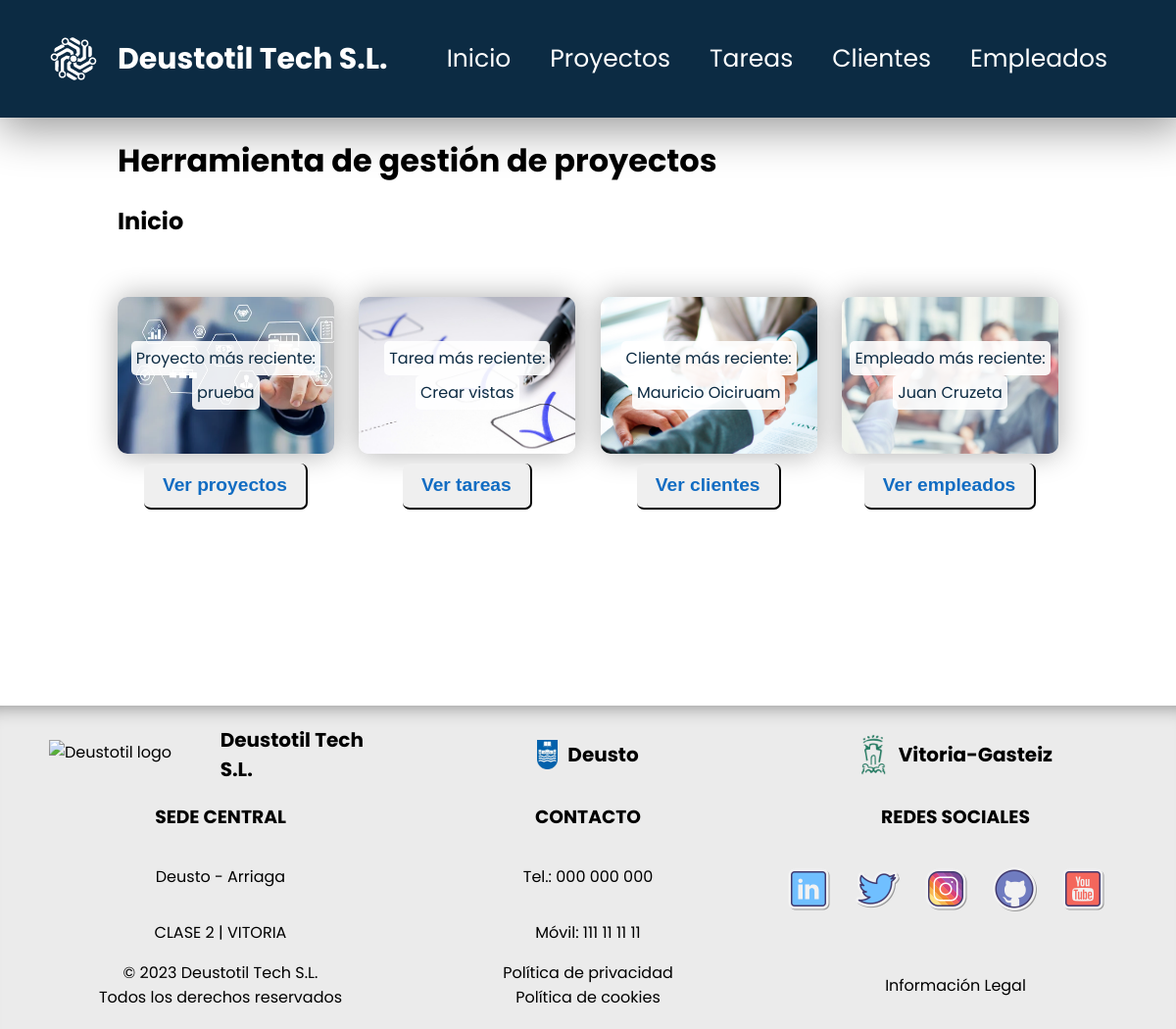
The page /appProyectos/ on the database as committed earlier.
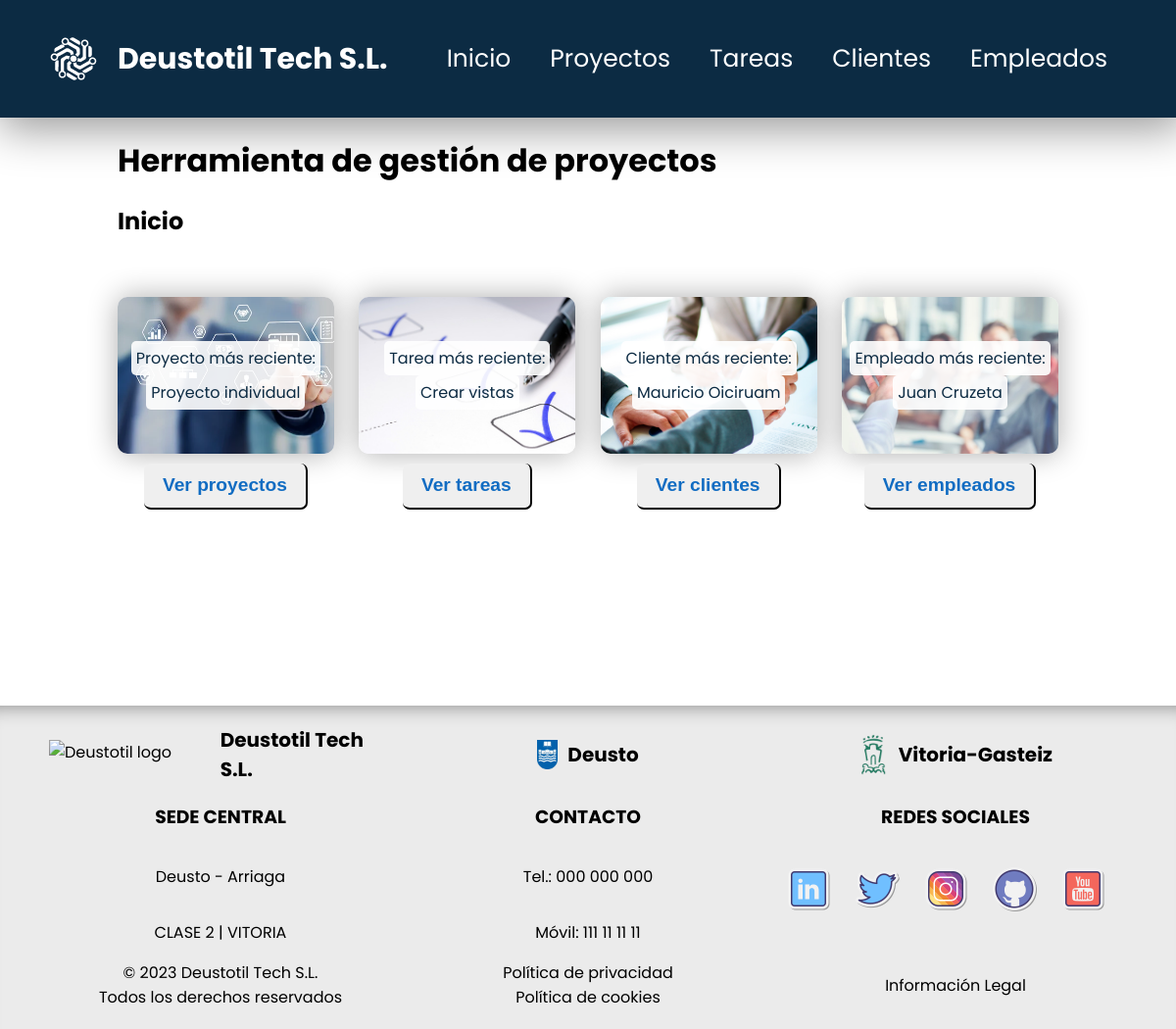
The same page on the database as committed later.
### appProyectos/models.py (models this page shows, shortened)
class Proyecto(models.Model):
    nombre = models.CharField(max_length=155)
    descripcion = models.CharField(max_length=255)
    fecha_inicio = models.DateField()
    fecha_fin = models.DateField()
    presupuesto = models.FloatField()
    cliente = models.ForeignKey(Cliente, on_delete=models.CASCADE)
    responsable = models.ForeignKey(Empleado, on_delete=models.CASCADE)

class Tarea(models.Model):
    nombre = models.CharField(max_length=155)
    descripcion = models.CharField(max_length=255)
    fecha_inicio = models.DateField()
    fecha_fin = models.DateField()
    responsable = models.ForeignKey(Empleado, on_delete=models.CASCADE)
    prioridad = models.ForeignKey(Prioridad, on_delete=models.CASCADE)
    estado = models.ForeignKey(Estado, on_delete=models.CASCADE)
    notas = models.CharField(blank=True, max_length=255)
    proyecto = models.ForeignKey(Proyecto, on_delete=models.CASCADE)

class Cliente(models.Model):
    dni = models.CharField(max_length=9)
    nombre = models.CharField(max_length=155)
    apellido = models.CharField(max_length=155)
    email = models.EmailField(max_length=155)
    telefono = models.IntegerField()

class Empleado(models.Model):
    dni = models.CharField(max_length=9)
    nombre = models.CharField(max_length=155)
    apellido = models.CharField(max_length=155)
    email = models.EmailField(max_length=155)
    telefono = models.IntegerField()

### appProyectos/views.py (the view)
# urls.py: path('', views.index, name='index'),
def index(request):
    proyecto = Proyecto.objects.last()
    tarea = Tarea.objects.last()
    cliente = Cliente.objects.last()
    empleado = Empleado.objects.last()
    context = {'proyecto': proyecto, 'tarea': tarea, 'cliente': cliente, 'empleado': empleado}
    return render(request, 'index.html', context)

### appProyectos/templates/index.html (shortened to what this page needs)
{% extends "base.html" %}
{% block contenido %}
<section id="section-index">
    <h1>Herramienta de gestión de proyectos</h1>
    <article>
        <h2>Inicio</h2>
        <ul>
            <li>
                {% if proyecto %}
                <a href="{% url 'proyecto' proyecto.id %}">
                    <div style="background-image: url('../static/images/proyecto-img.jpg');" alt="Proyecto reciente">
                        <span>Proyecto más reciente: </span>
                        <span>{{ proyecto.nombre }}</span>
                    </div>
                </a>
                {% else %}
                <p>No se han encontrado proyectos recientes.</p>
                {% endif %}
                <a href="{% url 'index proyectos' %}" class="button">
                    <input type="button" class="button-big" value="Ver proyectos">
                </a>
            </li>
            <li>
                {% if tarea %}
                <a href="{% url 'tarea' tarea.id %}">
                    <div style="background-image: url('../static/images/tarea-img.jpg');" alt="Tarea reciente">
                        <span>Tarea más reciente: </span>
                        <span>{{ tarea.nombre }}</span>
                    </div>
                </a>
                {% else %}
                <p>No se han encontrado tareas recientes.</p>
                {% endif %}
                <a href="{% url 'index tareas' %}" class="button">
                    <input type="button" class="button-big" value="Ver tareas">
                </a>
            </li>
            <li>
                {% if cliente %}
                <a href="{% url 'cliente' cliente.id %}">
                    <div style="background-image: url('../static/images/cliente-img.jpg');" alt="Cliente reciente">
                        <span>Cliente más reciente: </span>
                        <span>{{ cliente.nombre }} {{ cliente.apellido }}</span>
                    </div>
                </a>
                {% else %}
                <p>No se han encontrado clientes recientes.</p>
                {% endif %}
                <a href="{% url 'index clientes' %}" class="button">
                    <input type="button" class="button-big" value="Ver clientes">
                </a>
            </li>
            <li>
                {% if empleado %}
                <a href="{% url 'empleado' empleado.id %}">
                    <div style="background-image: url('../static/images/empleado-img.jpg');" alt="Empleado reciente">
                        <span>Empleado más reciente: </span>
                        <span>{{ empleado.nombre }} {{ empleado.apellido }}</span>
                    </div>
                </a>
                {% else %}
                <p>No se han encontrado empleados recientes.</p>
                {% endif %}
                <a href="{% url 'index empleados' %}" class="button">
                    <input type="button" class="button-big" value="Ver empleados">
                </a>
            </li>
        </ul>
    </article>
</section>
{% endblock contenido %}

### appProyectos/templates/base.html (shortened to what this page needs)
{% load static %}
<!DOCTYPE html>
<html lang="es">
<head>
    <link rel="stylesheet" href="{% static 'css/styles.css' %}?v=2.6">
    <link rel="stylesheet" href="https://cdnjs.cloudflare.com/ajax/libs/font-awesome/4.7.0/css/font-awesome.min.css">
</head>
<body>
    <header id="header-principal">
        <div>
            <a href="{% url 'index' %}">
                <img src="{% static 'images/logo-white.png' %}" alt="Deustotil logo blue" />
                <span>Deustotil Tech S.L.</span>
            </a>
        </div>
        <nav>
            <ul>
                <li>
                    <a href="{% url 'index' %}">Inicio</a>
                </li>
                <li>
                    <a href="{% url 'index proyectos' %}">Proyectos</a>
                </li>
                <li>
                    <a href="{% url 'index tareas' %}">Tareas</a>
                </li>
                <li>
                    <a href="{% url 'index clientes' %}">Clientes</a>
                </li>
                <li>
                    <a href="{% url 'index empleados' %}">Empleados</a>
                </li>
            </ul>
        </nav>
    </header>
    <main>
        {% block contenido %}
        {% endblock contenido %}
    </main>
    <footer id="footer-principal">
        <div class="container-footer">
            <div class="item1-footer">
                <img src="{% static 'images/logo.png' %}" alt="Deustotil logo white">
                <span>Deustotil Tech S.L.</span>
            </div>
            <div class="item1-footer">
                <img src="{% static 'images/deusto-logo.png' %}" alt="Deusto logo">
                <span>Deusto</span>
            </div>
            <div class="item1-footer">
                <img id="logo-img-footer" src="{% static 'images/vitoria-logo.png' %}" alt="Vitoria-Gasteiz">
                <span >Vitoria-Gasteiz</span>
            </div>
        </div>
        <div class="container-footer">
            <div class="item2-footer">
                <h3>SEDE CENTRAL</h3>
                <p>Deusto - Arriaga</p>
                <p>CLASE 2 | VITORIA</p>
            </div>
            <div class="item2-footer">
                <h3>CONTACTO</h3>
                <a class="link-block" href="tel:000 000 000">
                    <p>Tel.: 000 000 000</p>
                </a>
                <a class="link-block" href="tel:111 111 111">
                    <p>Móvil: 111 11 11 11</p>
                </a>
            </div>
            <div class="item2-footer">
                <h3>REDES SOCIALES</h3>
                <div>
                    <ul>
                        <li>
                            <a href="">
                                <img src="{% static 'images/linkedin-logo.png' %}" alt="logo linkedin">
                            </a>
                        </li>
                        <li>
                            <a href="">
                                <img src="{% static 'images/twitter-logo.png' %}" alt="logo twitter">
                            </a>
                        </li>
                        <li>
                            <a href="">
                                <img src="{% static 'images/instagram-logo.png' %}" alt="logo instagram">
                            </a>
                        </li>
                        <li>
                            <a href="https://github.com/MauricioTS15/proyectoColaborativo">
                                <img src="{% static 'images/github-logo.png' %}" alt="logo github">
                            </a>
                        </li>
                        <li>
                            <a href="">
                                <img src="{% static 'images/youtube-logo.png' %}" alt="logo youtube">
                            </a>
                        </li>
                    </ul>
                </div>
            </div>
        </div>
        <div class="container-footer">
            <div class="item3-footer">
                <span>© 2023 Deustotil Tech S.L.</span>
                <span>Todos los derechos reservados</span>
            </div>
            <div class="item3-footer">
                <a class="link-block" href="">
                    <span>Política de privacidad</span>
                </a>
                <a class="link-block" href="">
                    <span>Política de cookies</span>
                </a>
            </div>
            <div class="item3-footer">
                <a class="link-block" href="">
                    <span>Información Legal</span>
                </a>
            </div>
        </div>
    </footer>
</body>
</html>

### appProyectos/static/css/styles.css (style rules this page uses)
body { font-family: 'Poppins', sans-serif; margin: 0 auto; }
main { padding-top: 120px; }
#header-principal { position: fixed; background-color: #0C2B43; display: flex; width: 100%; justify-content: space-between; height: 120px; align-items: center; box-shadow: 4px 7px 45px 5px rgba(0, 0, 0, 0.4); }
#header-principal div { display: flex; align-items: center; }
#header-principal div a { display: flex; align-items: center; text-decoration: none; }
#header-principal div a img { display: flex; align-items: center; margin-left: 50px; height: 50px; }
#header-principal div a span { font-size: 30px; color: white; font-weight: bold; margin-left: 20px; }
#header-principal nav { font-size: 25px; cursor: pointer; margin-right: 50px; }
#header-principal nav ul { display: flex; list-style: none; }
#header-principal nav ul li { margin: 0 20px; }
#header-principal nav ul li a { color: white; text-decoration: none; }
#footer-principal { background-color: rgb(235, 235, 235); margin: 0; width: 100%; box-shadow: 0 20px 20px -20px rgba(0, 0, 0, 0.45) inset; padding-top: 20px; padding-bottom: 20px; }
.container-footer { display: flex; justify-content: space-between; margin-left: 50px; margin-right: 50px; }
.item1-footer { display: flex; align-items: center; justify-content: center; width: 350px; }
.item1-footer img { height: 30px; }
.item1-footer span { font-size: 20px; font-weight: bold; margin-left: 10px; }
#logo-img-footer { height: 60px; }
.item2-footer { display: flex; flex-direction: column; align-items: center; width: 350px; }
.item2-footer ul { display: flex; padding-left: 0; }
.item2-footer ul li { display: flex; margin-right: 20px; }
.item2-footer ul li img { width: 50px; transition: transform .1s; }
.item3-footer { display: flex; width: 350px; flex-direction: column; justify-content: center; align-items: center; }
.link-block { text-decoration: none; color: black; }
img { max-width: 100%; }
h1 { margin: 0 auto; }
.button { text-decoration: none; }
.button-big { border-radius: 7px; border-top: none; border-left: none; padding: 0.6em 1em; font-size: larger; font-weight: bold; color: rgb(17, 108, 194); transition: transform .1s; }
#section-index { margin: 20px 10vw 20px 10vw; height: 70vh; }
#section-index h1 { font-size: 2em; margin-bottom: 0.5em; }
#section-index article ul { width: 100%; display: flex; justify-content: space-between; padding: 0; margin-top: 60px; }
#section-index article ul li { list-style: none; width: 23%; }
#section-index article ul li a { width: 100%; text-decoration: none; display: flex; flex-direction: column; align-items: center; }
#section-index article ul li a div { width: 100%; align-items: center; height: 160px; max-width: 100%; border-radius: 10px; box-shadow: rgb(173, 173, 173) 0px 0px 30px 0px; background-repeat: no-repeat; margin-bottom: 10px; display: flex; justify-content: center; flex-direction: column; background-size: cover; transition: transform .1s; }
#section-index article ul li a div span { border-radius: 5px; padding: 5px; color: #0C2B43; background-color: rgba(255, 255, 255, 0.9); }

Rows that differ between the two databases and show on the page:
removed Proyecto: nombre "prueba"
now on this page (row unchanged): Proyecto: nombre "Proyecto individual"
